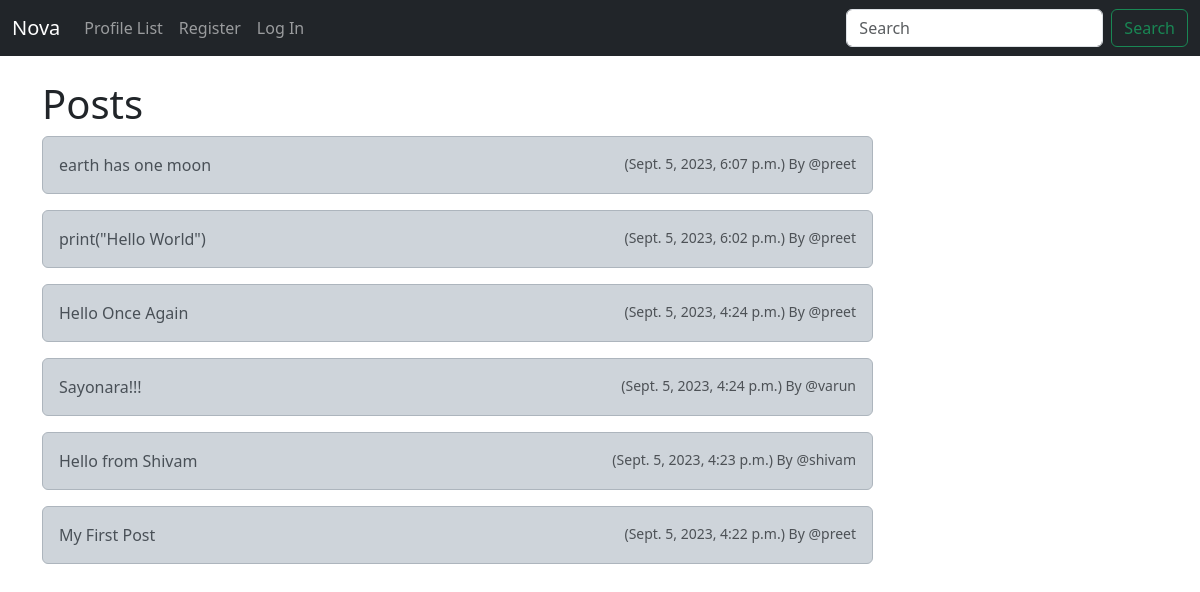
The page / on the database its author committed.
### nova/models.py (models this page shows, shortened)
class Posts(models.Model):
    user = models.ForeignKey(User, related_name="posts", on_delete=models.DO_NOTHING)
    body = models.CharField(max_length=150)
    created_at = models.DateTimeField(auto_now_add=True)

### nova/views.py (the view)
# urls.py: 2. Add a URL to urlpatterns:  path('', views.home, name='home')
def home(request):
    if request.user.is_authenticated:
        form = PostForm(request.POST or None)
        if request.method == "POST":
            if form.is_valid():
                post = form.save(commit=False)
                post.user = request.user
                post.save()
                messages.success(request, ("Your post has been posted"))
                return redirect("home")
        posts = Posts.objects.all().order_by("-created_at")
        return render(request, 'home.html', {"posts" : posts ,"form":form})
    else:
        posts = Posts.objects.all().order_by("-created_at")
        return render(request, 'home.html', {"posts" : posts})

### nova/templates/home.html (shortened to what this page needs)
{% extends 'components/base.html' %}
{% block main %}
<div class="row">
    <div class="col-9">
        <h1>Posts</h1>
        {% for post in posts %}
        <div class="alert alert-dark d-flex justify-content-between" role="alert">
            {{post.body}}
            <small class="text-muted"> ({{post.created_at}}) By @{{post.user.username|lower}} </small>
        </div>
        {% endfor %}
    </div>
    <div class="col-3 text-center">
    </div>
</div>
{% endblock main %}

### rows shown on the page
Posts: body "earth has one moon", created_at "Sept. 5, 2023, 6:07 p.m.", user.username "preet"
Posts: body "print(\"Hello World\")", created_at "Sept. 5, 2023, 6:02 p.m.", user.username "preet"
Posts: body "Hello Once Again", created_at "Sept. 5, 2023, 4:24 p.m.", user.username "preet"
Posts: body "Sayonara!!!", created_at "Sept. 5, 2023, 4:24 p.m.", user.username "varun"
Posts: body "Hello from Shivam", created_at "Sept. 5, 2023, 4:23 p.m.", user.username "shivam"
Posts: body "My First Post", created_at "Sept. 5, 2023, 4:22 p.m.", user.username "preet"
